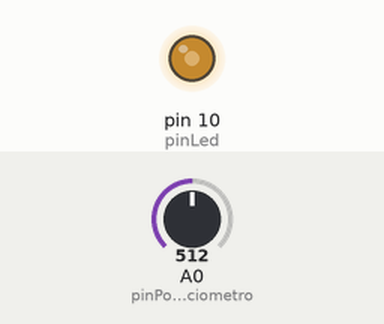
A sketch run on a simulated Arduino Uno, built with avr-gcc and run on an emulated ATmega328P. Shown: output pins drawn as LEDs (lit = HIGH). The inputs (shaded band) are chosen by the test bench; at power-on: A0 (pinPotenciometro) = 512.

Above: at 1.2 s.
1.3 s: A0 (pinPotenciometro) set to 716
At 2.0 s:
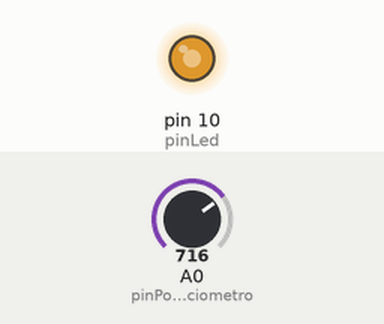
2.8 s: A0 (pinPotenciometro) set to 900
At 4.0 s:
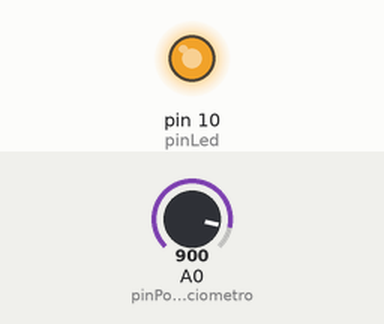
4.3 s: A0 (pinPotenciometro) set to 122
At 5.5 s:
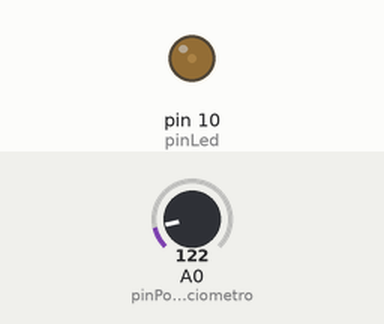
5.8 s: A0 (pinPotenciometro) set to 0
At 6.6 s:
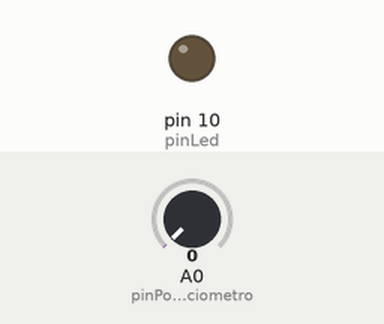
7.3 s: A0 (pinPotenciometro) set to 511
At 8.7 s:
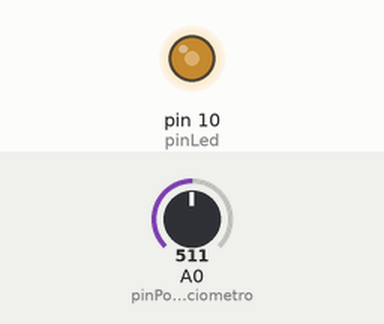
Timing chart, 0 to 9.8 s (numbered marks = the images above; inputs shaded):
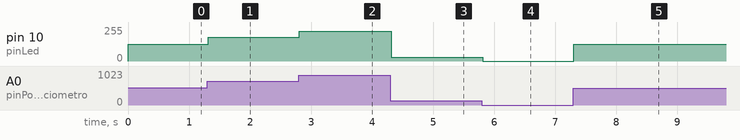

Measured:
- after the input at 1.3 s, pin 10 (pinLed): 127/255 → 178/255 at once
- after the input at 2.8 s, pin 10 (pinLed): 178/255 → 224/255 at once
- after the input at 4.3 s, pin 10 (pinLed): 224/255 → 30/255 at once
- after the input at 5.8 s, pin 10 (pinLed): 30/255 → 0/255 at once
- after the input at 7.3 s, pin 10 (pinLed): 0/255 → 127/255 at once

The sketch:

PotenciometroLineal.ino
```cpp
/* Kit Bricogeek
*
* conexion Potenciometro lineal con LED
*
* by @javacasm
 */

#define pinPotenciometro A0
#define pinLed 10

void setup() {
}

void loop() {

  int valorPot=analogRead(pinPotenciometro);
  int brilloLed=map(valorPot,0,1023,0,255);
  analogWrite(pinLed,brilloLed);
  delay(20);

}
```
